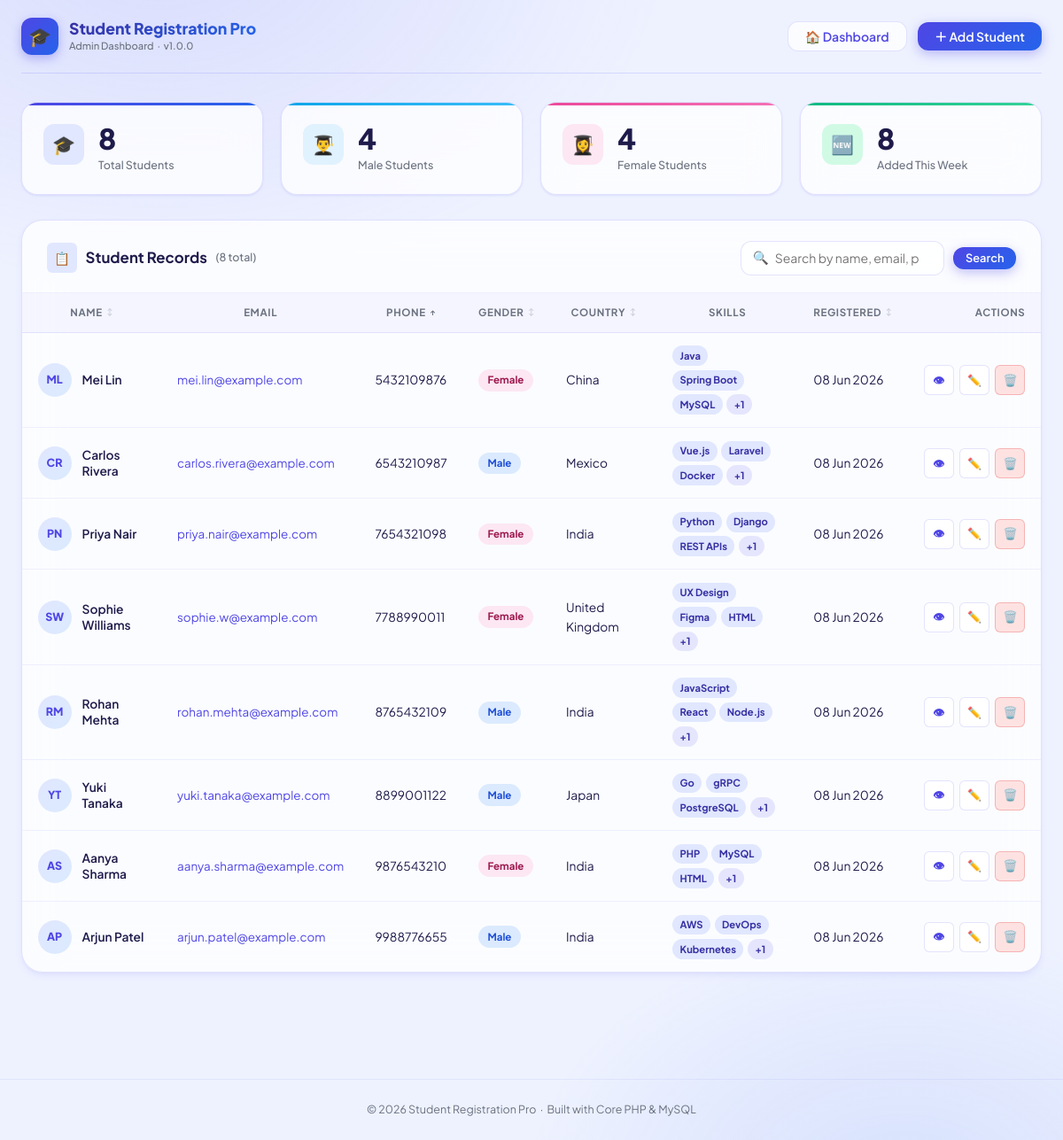
The page /?sort=phone&order=ASC&page=1 on the database its author committed.
### tables this page shows
CREATE TABLE `students` (
    `id`            INT(11)       UNSIGNED NOT NULL AUTO_INCREMENT,
    `full_name`     VARCHAR(120)  NOT NULL,
    `email`         VARCHAR(180)  NOT NULL,
    `phone`         VARCHAR(15)   NOT NULL,
    `gender`        ENUM('Male','Female','Other') NOT NULL,
    `date_of_birth` DATE          NOT NULL,
    `country`       VARCHAR(80)   NOT NULL,
    `skills`        TEXT          DEFAULT NULL,
    `address`       TEXT          DEFAULT NULL,
    `profile_image` VARCHAR(255)  DEFAULT NULL,
    `created_at`    TIMESTAMP     NOT NULL DEFAULT CURRENT_TIMESTAMP,
    `updated_at`    TIMESTAMP     NOT NULL DEFAULT CURRENT_TIMESTAMP ON UPDATE CURRENT_TIMESTAMP,

    PRIMARY KEY (`id`),
    UNIQUE  KEY `uq_email`       (`email`),
    INDEX       `idx_full_name`  (`full_name`),
    INDEX       `idx_country`    (`country`),
    INDEX       `idx_gender`     (`gender`),
    INDEX       `idx_created_at` (`created_at`)
);

### index.php (called while the page is built, shortened)
<?php
require_once __DIR__ . '/config/helpers.php';
spl_autoload_register(function (string $class): void {
    $locations = [
        __DIR__ . '/classes/'     . $class . '.php',
        __DIR__ . '/controllers/' . $class . '.php',
    ];
    foreach ($locations as $file) {
        if (is_file($file)) {
            return;
        }
    }
});
$controller = new StudentController();
$controller->handleRequest();

### classes/Database.php (called while the page is built, shortened)
<?php
class Database
{
    private static ?Database $instance = null;
    private PDO $connection;
    private function __construct()
    {
        $dsn = sprintf(
            'mysql:host=%s;dbname=%s;charset=%s',
            DB_HOST,
            DB_NAME,
            DB_CHARSET
        );
        $options = [
            PDO::ATTR_ERRMODE            => PDO::ERRMODE_EXCEPTION,
            PDO::ATTR_DEFAULT_FETCH_MODE => PDO::FETCH_ASSOC,
            PDO::ATTR_EMULATE_PREPARES   => false,
            PDO::MYSQL_ATTR_INIT_COMMAND => "SET NAMES utf8mb4 COLLATE utf8mb4_unicode_ci",
        ];
        try {
            $this->connection = new PDO($dsn, DB_USER, DB_PASS, $options);
        } catch (PDOException $e) {
            error_log('[DB] Connection failed: ' . $e->getMessage());
            http_response_code(500);
            die('<h2 style="font-family:sans-serif;color:#dc2626;padding:2rem;">
                    ⚠️ Database Connection Failed<br>
                    <small style="font-size:.75rem;color:#6b7280;">Check your DB credentials in config/config.php</small>
                </h2>');
        }
    }
    public static function getInstance(): self
    {
        if (self::$instance === null) {
            self::$instance = new self();
        }
        return self::$instance;
    }
    public function getConnection(): PDO
    {
        return $this->connection;
    }
}

### classes/Student.php (called while the page is built, shortened)
<?php
class Student
{
    private PDO    $db;
    private string $table = 'students';
    public function __construct()
    {
        $this->db = Database::getInstance()->getConnection();
    }
    public function getAll(
        string $search  = '',
        int    $page    = 1,
        int    $perPage = RECORDS_PER_PAGE,
        string $sortBy  = 'created_at',
        string $order   = 'DESC'
    ): array {
        $allowedSort = ['full_name', 'email', 'phone', 'country', 'gender', 'created_at'];
        $order  = strtoupper($order) === 'ASC' ? 'ASC' : 'DESC';
        $perPage = max(1, $perPage);
        $offset  = ($page - 1) * $perPage;
        $params = [];
        $where  = '';
        $countStmt = $this->db->prepare("SELECT COUNT(*) FROM `{$this->table}` {$where}");
        $countStmt->execute($params);
        $total = (int) $countStmt->fetchColumn();
        $dataSql  = "SELECT * FROM `{$this->table}` {$where}
                     ORDER BY {$sortBy} {$order}
                     LIMIT :limit OFFSET :offset";
        $dataStmt = $this->db->prepare($dataSql);
        $dataStmt->bindValue(':limit',  $perPage, PDO::PARAM_INT);
        $dataStmt->bindValue(':offset', $offset,  PDO::PARAM_INT);
        $dataStmt->execute();
        return [
            'data'  => $dataStmt->fetchAll(),
            'total' => $total,
        ];
    }
    public function getStats(): array
    {
        $sql = "SELECT
                    COUNT(*)                                          AS total,
                    SUM(CASE WHEN gender = 'Male'   THEN 1 ELSE 0 END) AS male,
                    SUM(CASE WHEN gender = 'Female' THEN 1 ELSE 0 END) AS female,
                    SUM(CASE WHEN created_at >= DATE_SUB(NOW(), INTERVAL 7 DAY) THEN 1 ELSE 0 END) AS recent
                FROM `{$this->table}`";
        $stmt = $this->db->query($sql);
        $row  = $stmt->fetch();
        return [
            'total'  => (int)($row['total']  ?? 0),
            'male'   => (int)($row['male']   ?? 0),
            'female' => (int)($row['female'] ?? 0),
            'recent' => (int)($row['recent'] ?? 0),
        ];
    }
}

### classes/Validator.php (called while the page is built, shortened)
<?php
class Validator
{
    public static function sanitizeString(string $value): string
    {
        return htmlspecialchars(strip_tags(trim($value)), ENT_QUOTES | ENT_HTML5, 'UTF-8');
    }
    public static function sanitizeInt(mixed $value): int
    {
        return (int) filter_var($value, FILTER_SANITIZE_NUMBER_INT);
    }
}

### views/dashboard.php (the view, shortened to what this page needs)
<?php
$safeSearch = htmlspecialchars($search, ENT_QUOTES, 'UTF-8');
?>
<section aria-label="Dashboard Statistics" class="stats-section">
  <div class="stats-grid">
    <div class="stat-card">
      <div class="stat-icon" aria-hidden="true">🎓</div>
      <div class="stat-info">
        <div class="stat-value"><?= number_format($stats['total']) ?></div>
        <div class="stat-label">Total Students</div>
      </div>
    </div>
    <div class="stat-card">
      <div class="stat-icon" aria-hidden="true">👨‍🎓</div>
      <div class="stat-info">
        <div class="stat-value"><?= number_format($stats['male']) ?></div>
        <div class="stat-label">Male Students</div>
      </div>
    </div>
    <div class="stat-card">
      <div class="stat-icon" aria-hidden="true">👩‍🎓</div>
      <div class="stat-info">
        <div class="stat-value"><?= number_format($stats['female']) ?></div>
        <div class="stat-label">Female Students</div>
      </div>
    </div>
    <div class="stat-card">
      <div class="stat-icon" aria-hidden="true">🆕</div>
      <div class="stat-info">
        <div class="stat-value"><?= number_format($stats['recent']) ?></div>
        <div class="stat-label">Added This Week</div>
      </div>
    </div>
  </div>
</section>
<section aria-label="Student Records">
<div class="card">
  <div class="card-header">
    <div class="card-title">
      <span class="icon" style="background:var(--clr-indigo-100);" aria-hidden="true">📋</span>
      Student Records
      <span class="record-count">(<?= number_format($total) ?> total)</span>
    </div>
    <form
      method="GET"
      action="<?= BASE_URL ?>"
      class="search-bar"
      role="search"
      id="search-form"
    >
      <div class="search-wrap">
        <span class="search-icon" aria-hidden="true">🔍</span>
        <input
          id="search-input"
          type="search"
          name="search"
          class="search-input"
          placeholder="Search by name, email, phone or country…"
          value="<?= $safeSearch ?>"
          autocomplete="off"
          aria-label="Search students"
        >
      </div>
      <button type="submit" class="btn btn-primary btn-sm">Search</button>
    </form>
  </div>
  <?php if (empty($students)): ?>
    <div class="empty-state">
      <div class="empty-icon" aria-hidden="true">
        <?= $search !== '' ? '🔍' : '🎓' ?>
      </div>
      <h3><?= $search !== '' ? 'No results found' : 'No students registered yet' ?></h3>
      <p>
        <?php if ($search !== ''): ?>
          No students match <strong>"<?= $safeSearch ?>"</strong>.
          Try a different name, email, phone number or country.
        <?php else: ?>
          Get started by registering your first student.
        <?php endif; ?>
      </p>
      <?php if ($search === ''): ?>
        <a href="<?= BASE_URL ?>?action=add" class="btn btn-primary" style="margin-top:.75rem;">
          ＋ Add First Student
        </a>
      <?php endif; ?>
    </div>
  <?php else: ?>
    <div class="table-wrap">
      <table class="data-table" role="grid" aria-label="Student Records">
        <thead>
          <tr>
            <th scope="col">
              <a href="<?= buildUrl(['sort'=>'full_name','order'=>($sortBy==='full_name'&&$order==='ASC')?'DESC':'ASC','page'=>1]) ?>">
                Name <?= sortIcon('full_name', $sortBy, $order) ?>
              </a>
            </th>
            <th scope="col">Email</th>
            <th scope="col">
              <a href="<?= buildUrl(['sort'=>'phone','order'=>($sortBy==='phone'&&$order==='ASC')?'DESC':'ASC','page'=>1]) ?>">
                Phone <?= sortIcon('phone', $sortBy, $order) ?>
              </a>
            </th>
            <th scope="col">
              <a href="<?= buildUrl(['sort'=>'gender','order'=>($sortBy==='gender'&&$order==='ASC')?'DESC':'ASC','page'=>1]) ?>">
                Gender <?= sortIcon('gender', $sortBy, $order) ?>
              </a>
            </th>
            <th scope="col">
              <a href="<?= buildUrl(['sort'=>'country','order'=>($sortBy==='country'&&$order==='ASC')?'DESC':'ASC','page'=>1]) ?>">
                Country <?= sortIcon('country', $sortBy, $order) ?>
              </a>
            </th>
            <th scope="col">Skills</th>
            <th scope="col">
              <a href="<?= buildUrl(['sort'=>'created_at','order'=>($sortBy==='created_at'&&$order==='ASC')?'DESC':'ASC','page'=>1]) ?>">
                Registered <?= sortIcon('created_at', $sortBy, $order) ?>
              </a>
            </th>
            <th scope="col" style="text-align:right;">Actions</th>
          </tr>
        </thead>
        <tbody>
          <?php foreach ($students as $s):
            $imgUrl    = avatarUrl($s['profile_image']);
            $ini       = initials($s['full_name']);
            $skillArr  = parseSkills($s['skills'] ?? '');
            $genderCls = match($s['gender']) {
              'Male'   => 'badge-male',
              'Female' => 'badge-female',
              default  => 'badge-other',
            };
          ?>
          <tr>
            <td data-label="Name">
              <div class="student-cell">
                <?php if ($imgUrl): ?>
                  <img
                    src="<?= $imgUrl ?>"
                    alt="<?= htmlspecialchars($s['full_name'], ENT_QUOTES, 'UTF-8') ?>"
                    class="avatar"
                    loading="lazy"
                  >
                <?php else: ?>
                  <div class="avatar-placeholder" aria-hidden="true">
                    <?= htmlspecialchars($ini, ENT_QUOTES, 'UTF-8') ?>
                  </div>
                <?php endif; ?>
                <span class="student-name">
                  <?= htmlspecialchars($s['full_name'], ENT_QUOTES, 'UTF-8') ?>
                </span>
              </div>
            </td>
            <td data-label="Email">
              <a href="mailto:<?= htmlspecialchars($s['email'], ENT_QUOTES, 'UTF-8') ?>"
                 class="email-link">
                <?= htmlspecialchars($s['email'], ENT_QUOTES, 'UTF-8') ?>
              </a>
            </td>
            <td data-label="Phone">
              <?= htmlspecialchars($s['phone'], ENT_QUOTES, 'UTF-8') ?>
            </td>
            <td data-label="Gender">
              <span class="badge <?= $genderCls ?>">
                <?= htmlspecialchars($s['gender'], ENT_QUOTES, 'UTF-8') ?>
              </span>
            </td>
            <td data-label="Country">
              <?= htmlspecialchars($s['country'], ENT_QUOTES, 'UTF-8') ?>
            </td>
            <td data-label="Skills">
              <?php if (!empty($skillArr)): ?>
                <div class="skills-chips">
                  <?php foreach (array_slice($skillArr, 0, 3) as $skill): ?>
                    <span class="chip">
                      <?= htmlspecialchars($skill, ENT_QUOTES, 'UTF-8') ?>
                    </span>
                  <?php endforeach; ?>
                  <?php if (count($skillArr) > 3): ?>
                    <span class="chip chip-more">+<?= count($skillArr) - 3 ?></span>
                  <?php endif; ?>
                </div>
              <?php else: ?>
                <span style="color:var(--clr-text-light); font-size:.8rem;">—</span>
              <?php endif; ?>
            </td>
            <td data-label="Registered">
              <?= htmlspecialchars(date('d M Y', strtotime($s['created_at'])), ENT_QUOTES, 'UTF-8') ?>
            </td>
            <td data-label="Actions">
              <div class="actions-cell" style="justify-content:flex-end;">
                <a href="<?= BASE_URL ?>?action=view&id=<?= (int)$s['id'] ?>"
                   class="btn btn-secondary btn-icon btn-sm"
                   title="View Profile">👁</a>
                <a href="<?= BASE_URL ?>?action=edit&id=<?= (int)$s['id'] ?>"
                   class="btn btn-secondary btn-icon btn-sm"
                   title="Edit Student">✏️</a>
                <button
                  type="button"
                  onclick="confirmDelete(<?= (int)$s['id'] ?>, '<?= htmlspecialchars(addslashes($s['full_name']), ENT_QUOTES, 'UTF-8') ?>')"
                  class="btn btn-danger btn-icon btn-sm"
                  title="Delete Student">🗑️</button>
              </div>
            </td>
          </tr>
          <?php endforeach; ?>
        </tbody>
      </table>
    </div>
  <?php endif; ?>
</div>
</section>

### rows shown on the page
students: full_name "ML", full_name "Mei Lin", email "mei.lin@example.com", phone "5432109876", gender "Female", country "China", skills "Java", skills "Spring Boot", skills "MySQL", count($skillArr)-3 "1", created_at "08 Jun 2026"
students: full_name "CR", full_name "Carlos Rivera", email "carlos.rivera@example.com", phone "6543210987", gender "Male", country "Mexico", skills "Vue.js", skills "Laravel", skills "Docker", count($skillArr)-3 "1", created_at "08 Jun 2026"
students: full_name "PN", full_name "Priya Nair", email "priya.nair@example.com", phone "7654321098", gender "Female", country "India", skills "Python", skills "Django", skills "REST APIs", count($skillArr)-3 "1", created_at "08 Jun 2026"
students: full_name "SW", full_name "Sophie Williams", email "sophie.w@example.com", phone "7788990011", gender "Female", country "United Kingdom", skills "UX Design", skills "Figma", skills "HTML", count($skillArr)-3 "1", created_at "08 Jun 2026"
students: full_name "RM", full_name "Rohan Mehta", email "rohan.mehta@example.com", phone "8765432109", gender "Male", country "India", skills "JavaScript", skills "React", skills "Node.js", count($skillArr)-3 "1", created_at "08 Jun 2026"
students: full_name "YT", full_name "Yuki Tanaka", email "yuki.tanaka@example.com", phone "8899001122", gender "Male", country "Japan", skills "Go", skills "gRPC", skills "PostgreSQL", count($skillArr)-3 "1", created_at "08 Jun 2026"
students: full_name "AS", full_name "Aanya Sharma", email "aanya.sharma@example.com", phone "9876543210", gender "Female", country "India", skills "PHP", skills "MySQL", skills "HTML", count($skillArr)-3 "1", created_at "08 Jun 2026"
students: full_name "AP", full_name "Arjun Patel", email "arjun.patel@example.com", phone "9988776655", gender "Male", country "India", skills "AWS", skills "DevOps", skills "Kubernetes", count($skillArr)-3 "1", created_at "08 Jun 2026"

### other values the page prints
APP_NAME "Student Registration Pro"
APP_VERSION "1.0.0"
$stats['total'] "8"
$stats['male'] "4"
$stats['female'] "4"
$stats['recent'] "8"
$total "8"
